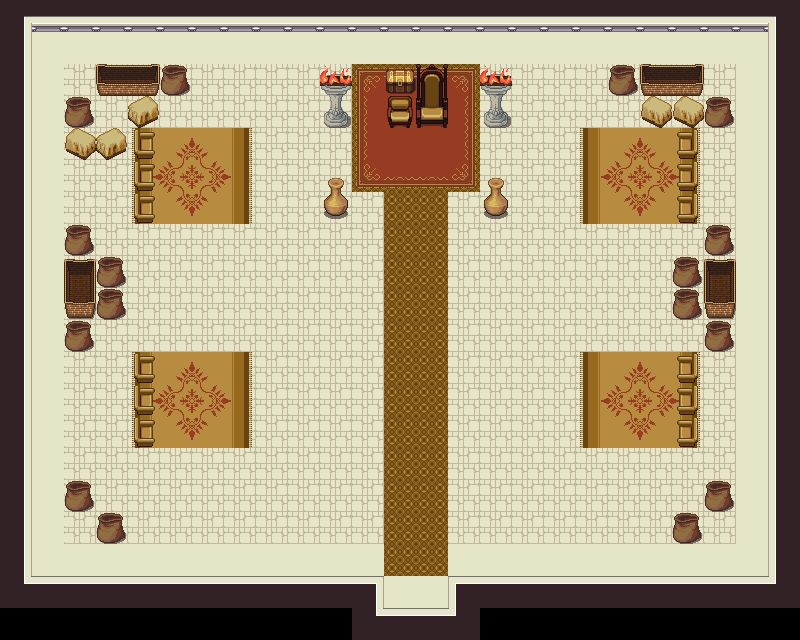

Tiled map render using the project's own tile images. Description and the map definition, with tile-layer contents summarised, below:
An orthogonal 25x20 tile map with 32x32 px tiles, 8 tile layers (Floor, 图块层 3, 图块层 4, 图块层 5, ...), 6 tilesets and 27 objects (25x CollisionArea, SpawnPoint, door).

<map version="1.10" tiledversion="1.11.0" orientation="orthogonal" renderorder="right-down" width="25" height="20" tilewidth="32" tileheight="32" infinite="0" nextlayerid="12" nextobjectid="33">
 <tileset firstgid="1" source="walls.tsx" />
 <tileset firstgid="6145" source="floors.tsx" />
 <tileset firstgid="8193" source="decorations-medieval.tsx" />
 <tileset firstgid="9217" name="tavern-cooking" tilewidth="32" tileheight="32" tilecount="256" columns="16">
  <image source="../images/tavern-cooking.png" trans="ff00ff" width="512" height="512" />
  <tile id="82">
   <animation>
    <frame tileid="82" duration="100" />
    <frame tileid="83" duration="100" />
    <frame tileid="84" duration="100" />
    <frame tileid="85" duration="100" />
   </animation>
  </tile>
  <tile id="112">
   <animation>
    <frame tileid="112" duration="100" />
    <frame tileid="113" duration="100" />
    <frame tileid="114" duration="100" />
    <frame tileid="115" duration="100" />
    <frame tileid="116" duration="100" />
    <frame tileid="117" duration="100" />
   </animation>
  </tile>
  <tile id="128">
   <animation>
    <frame tileid="128" duration="100" />
    <frame tileid="129" duration="100" />
    <frame tileid="130" duration="100" />
    <frame tileid="131" duration="100" />
    <frame tileid="132" duration="100" />
    <frame tileid="133" duration="100" />
   </animation>
  </tile>
  <tile id="216">
   <animation>
    <frame tileid="216" duration="100" />
    <frame tileid="218" duration="100" />
    <frame tileid="220" duration="100" />
    <frame tileid="222" duration="100" />
   </animation>
  </tile>
  <tile id="217">
   <animation>
    <frame tileid="217" duration="100" />
    <frame tileid="219" duration="100" />
    <frame tileid="221" duration="100" />
    <frame tileid="223" duration="100" />
   </animation>
  </tile>
  <tile id="240">
   <animation>
    <frame tileid="240" duration="100" />
    <frame tileid="242" duration="100" />
    <frame tileid="244" duration="100" />
    <frame tileid="246" duration="100" />
   </animation>
  </tile>
  <tile id="241">
   <animation>
    <frame tileid="241" duration="100" />
    <frame tileid="243" duration="100" />
    <frame tileid="245" duration="100" />
    <frame tileid="247" duration="100" />
   </animation>
  </tile>
 </tileset>
 <tileset firstgid="9473" source="upholstery.tsx" />
 <tileset firstgid="9985" source="container.tsx" />
 <layer id="2" name="Floor" width="25" height="20">
  <data>[500 cells, 398 non-empty, 2 distinct tile ids]</data>
 </layer>
 <layer id="3" name="图块层 3" width="25" height="20">
  <data>[500 cells, 88 non-empty, 13 distinct tile ids]</data>
 </layer>
 <layer id="4" name="图块层 4" width="25" height="20">
  <data>[500 cells, 16 non-empty, 6 distinct tile ids]</data>
 </layer>
 <layer id="5" name="图块层 5" width="25" height="20">
  <data>[500 cells, 4 non-empty, 2 distinct tile ids]</data>
 </layer>
 <layer id="7" name="图块层 7" width="25" height="20">
  <data>[500 cells, 15 non-empty, 4 distinct tile ids]</data>
 </layer>
 <layer id="8" name="图块层 8" width="25" height="20">
  <data>[500 cells, 34 non-empty, 10 distinct tile ids]</data>
 </layer>
 <layer id="6" name="图块层 6" width="25" height="20">
  <data>[500 cells, 2 non-empty, 1 distinct tile ids]</data>
 </layer>
 <layer id="1" name="Celling" width="25" height="20">
  <data>[500 cells, 86 non-empty, 11 distinct tile ids]</data>
 </layer>
 <objectgroup id="9" name="ObjectLayer">
  <object id="1" name="SpawnPoint" x="415.317" y="527.421">
   <point />
  </object>
  <object id="3" name="CollisionArea" x="321.333" y="66.1667" width="29.3337" height="61.6667" />
  <object id="4" name="CollisionArea" x="481.333" y="63.1667" width="29.3337" height="64.6667" />
  <object id="5" name="CollisionArea" x="480.333" y="179.167" width="29.3337" height="39.6667" />
  <object id="6" name="CollisionArea" x="320.333" y="181.167" width="29.3337" height="39.6667" />
  <object id="7" name="CollisionArea" x="702.333" y="223.167" width="29.3337" height="128.667" />
  <object id="8" name="CollisionArea" x="670.333" y="256.167" width="29.3337" height="62.6667" />
  <object id="9" name="CollisionArea" x="704.333" y="480.167" width="29.3337" height="31.6667" />
  <object id="10" name="CollisionArea" x="672.333" y="512.167" width="29.3337" height="29.6667" />
  <object id="11" name="CollisionArea" x="95.3331" y="514.167" width="29.3337" height="29.6667" />
  <object id="12" name="CollisionArea" x="62.3332" y="481.167" width="29.3337" height="29.6667" />
  <object id="13" name="CollisionArea" x="66.3332" y="322.167" width="29.3337" height="26.6667" />
  <object id="14" name="CollisionArea" x="98.3332" y="254.167" width="29.3337" height="63.6667" />
  <object id="15" name="CollisionArea" x="67.3332" y="226.167" width="29.3337" height="29.6667" />
  <object id="16" name="CollisionArea" x="62.3332" y="125.167" width="64.3337" height="29.6667" />
  <object id="17" name="CollisionArea" x="131.333" y="100.167" width="29.3337" height="29.6667" />
  <object id="18" name="CollisionArea" x="160.333" y="65.1667" width="29.3337" height="29.6667" />
  <object id="19" name="CollisionArea" x="385.333" y="69.1667" width="26.3337" height="55.6667" />
  <object id="20" name="CollisionArea" x="417.333" y="71.1667" width="29.3337" height="52.6667" />
  <object id="21" name="CollisionArea" x="606.333" y="65.1667" width="29.3337" height="29.6667" />
  <object id="22" name="CollisionArea" x="641.333" y="97.1667" width="91.3337" height="29.6667" />
  <object id="23" name="CollisionArea" x="4.33315" y="31.1667" width="29.3337" height="549.667" />
  <object id="24" name="CollisionArea" x="31.3332" y="576.167" width="350.334" height="29.6667" />
  <object id="25" name="CollisionArea" x="450.333" y="575.167" width="320.334" height="29.6667" />
  <object id="26" name="CollisionArea" x="768.333" y="33.1667" width="29.3337" height="543.667" />
  <object id="27" name="CollisionArea" x="31.3331" y="1.16665" width="735.334" height="29.6667" />
  <object id="32" name="door" x="384.563" y="536.482" width="62.3898" height="69.4295">
   <properties>
    <property name="index" type="int" value="0" />
    <property name="subtype" value="door" />
    <property name="type" value="SceneObject" />
   </properties>
  </object>
 </objectgroup>
</map>
